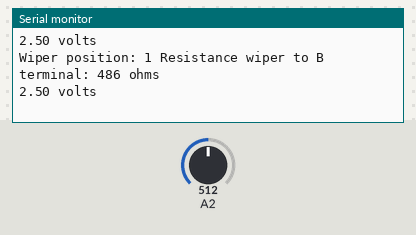
Simulated run of this sketch. Board: Arduino Uno, built with avr-gcc and run on an emulated ATmega328P. On the bench: the last lines printed to the serial monitor. The inputs (shaded band) are chosen by the test bench; at power-on: A2 = 512.

Above: at 1.2 s.
1.3 s: A2 set to 716
At 2.6 s:
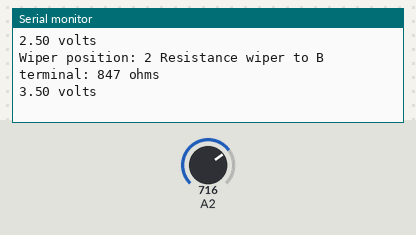
2.8 s: A2 set to 900
At 3.7 s:
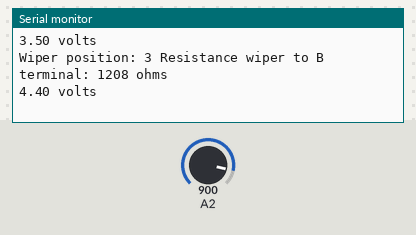
Timing chart, 0 to 5.8 s (numbered marks = the images above; inputs shaded):
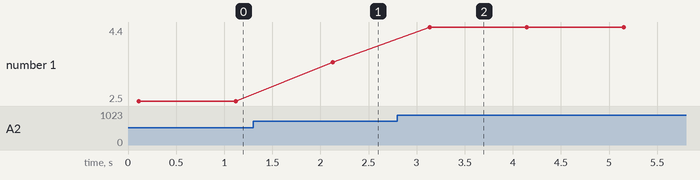

The sketch:

calibration_R2.ino
```cpp
/*
code pour déterminer la valeur estimer de R2, et donc du potentiomètre digitale qu'il faudrait sélectionner.
On peut voir s'afficher la sortie en Volt de A2 pour différente valeurs de R2.
*/

#include <SPI.h>

const byte csPin           = 10;      // MCP42100 chip select pin
const int  maxPositions    = 256;     // wiper can move from 0 to 255 = 256 positions
const long rAB             = 92500;   // 100k pot resistance between terminals A and B,
                                      // mais pour ajuster au multimètre, je mets 92500
const byte rWiper          = 125;     // 125 ohms pot wiper resistance
const byte pot0            = 0x11;    // pot0 addr // B 0001 0001
const byte pot0Shutdown    = 0x21;    // pot0 shutdown // B 0010 0001

float Vadc;

void setPotWiper(int addr, int pos) {
  float V = analogRead(A2);
  Vadc = V * 5.0 / 1023.0;
  pos = constrain(pos, 0, 255);            // limit wiper setting to range of 0 to 255
  digitalWrite(csPin, LOW);                // select chip
  SPI.transfer(addr);                      // configure target pot with wiper position
  SPI.transfer(pos);
  digitalWrite(csPin, HIGH);               // de-select chip

  // print pot resistance between wiper and B terminal
  long resistanceWB = ((rAB * pos) / maxPositions ) + rWiper;
  Serial.print("Wiper position: ");
  Serial.print(pos);
  Serial.print(" Resistance wiper to B terminal: ");
  Serial.print(resistanceWB);
  Serial.println(" ohms");
  Serial.print(Vadc);
  Serial.println(" volts");
}

void setup() {
  Serial.begin(9600);
  Serial.println("MCP41100 Demo");

  digitalWrite(csPin, HIGH);        // chip select default to de-selected
  pinMode(csPin, OUTPUT);           // configure chip select as output
  pinMode(A2, INPUT);
  SPI.begin();
}

void loop() {

  float V = analogRead(A2);
  // move pot1 wiper manually to specific positions
  Serial.println("Pot 0 Control ");

  // move pot0 wiper from min to max in increments of 1 position
  Serial.println("Pot 0 Control ");
  for (int i = 0; i < 256; i++) {
    setPotWiper(pot0, i);
    delay(1000);
  }
  // move pot0 wiper from max to min in decrements of 1 position
  for (int i = 256; i > 0; i--) {
    setPotWiper(pot0, i);
    delay(1000);
  }
}
```

Measured:
- after the input at 1.3 s, the serial monitor: prints a new line after 0.83 s (image 1)
- after the input at 2.8 s, the serial monitor: prints a new line after 0.33 s (image 2)
- plotted number 1: 2.5 → 3.5 after the input at 1.3 s, 3.5 → 4.4 after the input at 2.8 s
